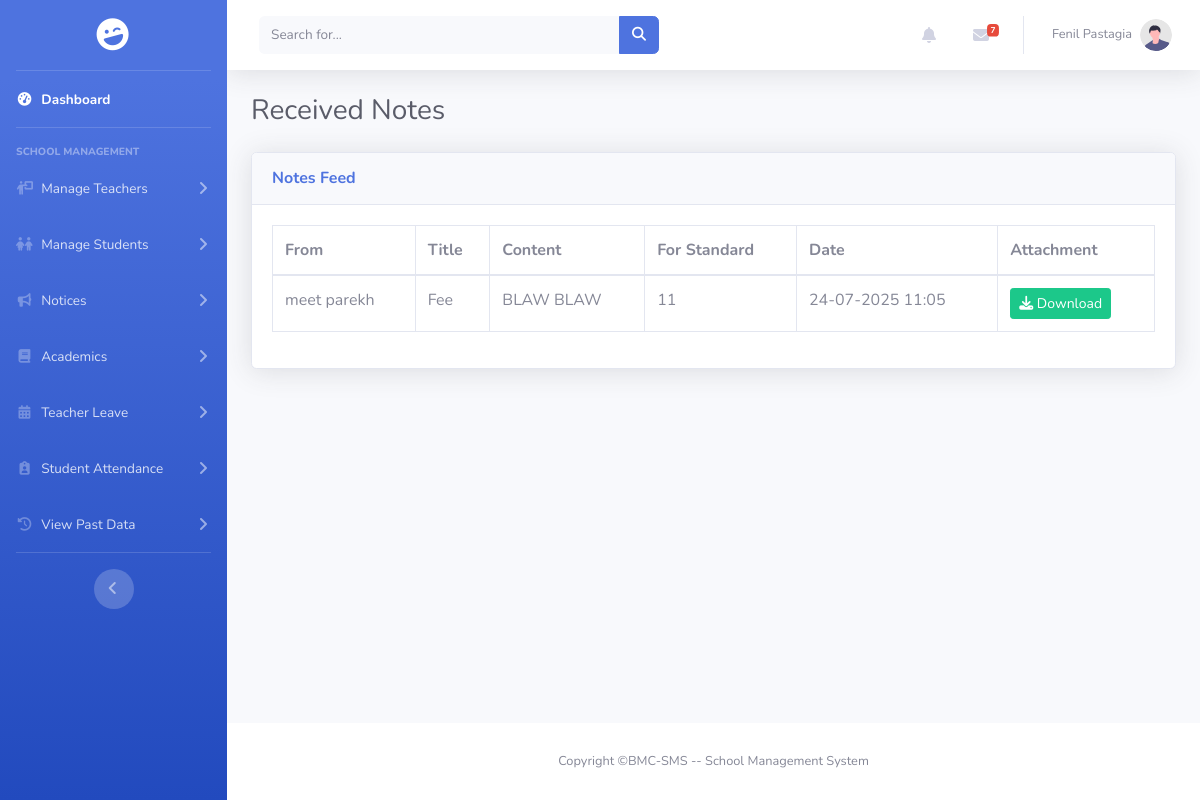
The app's page /pages/student/view_notes.php (signed in), older data.
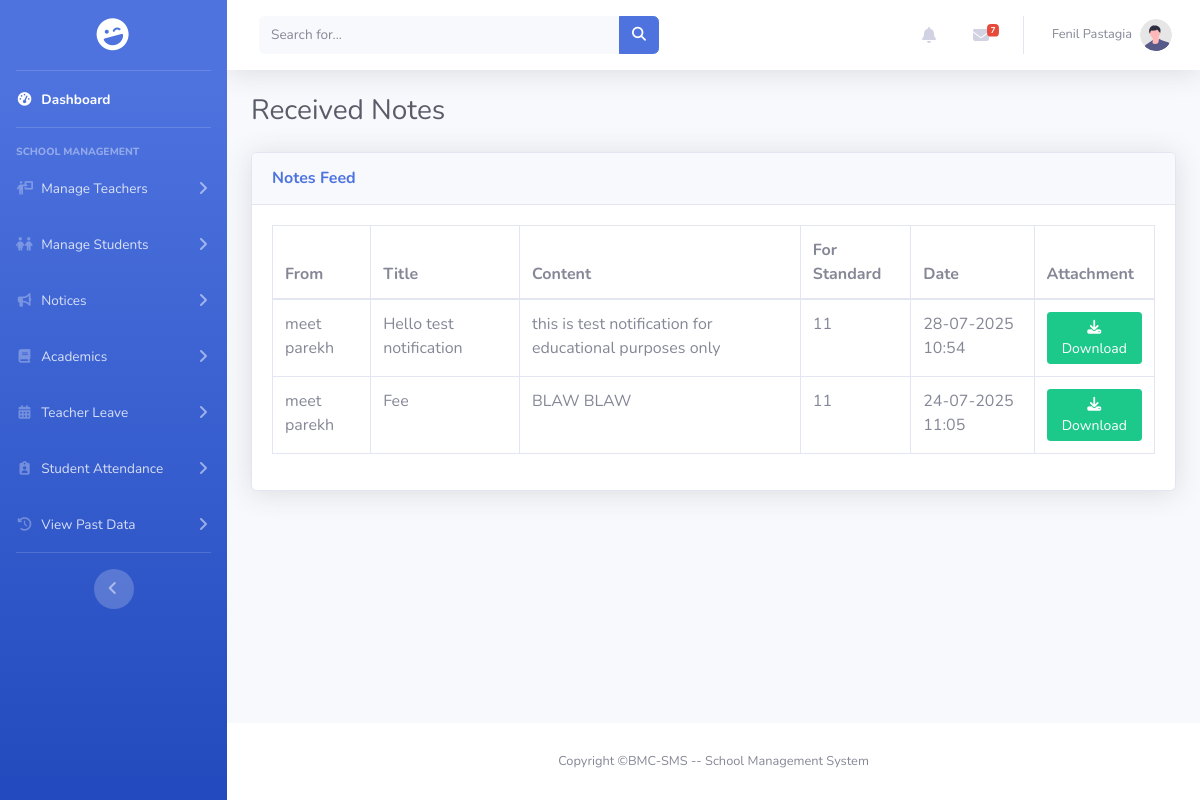
The same page, newer data.
### tables this page shows
CREATE TABLE `notes` (
  `id` int(11) NOT NULL,
  `user_id` int(11) NOT NULL,
  `school_id` int(11) DEFAULT NULL,
  `target_standard` varchar(50) DEFAULT NULL,
  `title` varchar(255) NOT NULL,
  `content` text NOT NULL,
  `file_path` varchar(255) DEFAULT NULL,
  `original_filename` varchar(255) DEFAULT NULL,
  `created_at` timestamp NOT NULL DEFAULT current_timestamp()
);

### encryption.php (called while the page is built, shortened)
<?php
function decrypt_id($encrypted)
{
    return openssl_decrypt($encrypted, ENCRYPTION_METHOD, ENCRYPTION_KEY, 0, ENCRYPTION_IV);
}

### pages/student/view_notes.php (the view, shortened to what the changed rows need)
<?php
include_once "../../encryption.php";
include_once "../../includes/connect.php";
$role = null;
$userId = null;
$schoolId = null;
if (isset($_COOKIE['encrypted_user_role'])) {
    $decrypted_role = decrypt_id($_COOKIE['encrypted_user_role']);
    $role = $decrypted_role ? strtolower(trim($decrypted_role)) : null;
}
if (isset($_COOKIE['encrypted_user_id'])) {
    $userId = decrypt_id($_COOKIE['encrypted_user_id']);
}
switch ($role) {
    case 'schooladmin':
        $stmt = $conn->prepare("SELECT school_id FROM principal WHERE id = ?");
        $stmt->bind_param("i", $userId);
        $stmt->execute();
        $result = $stmt->get_result();
        if ($row = $result->fetch_assoc()) {
            $schoolId = $row['school_id'];
        }
        break;
}
$notes = [];
$base_sql = "SELECT
                n.title,
                n.content,
                n.file_path,
                n.original_filename,
                n.created_at,
                n.target_standard,
                COALESCE(t.teacher_name, p.principal_name, u.email) as sender
             FROM notes n
             JOIN users u ON n.user_id = u.id
             LEFT JOIN teacher t ON u.id = t.id AND u.role = 'teacher'
             LEFT JOIN principal p ON u.id = p.id AND u.role = 'schooladmin'";
$params = [];
$types = '';
switch ($role) {
    case 'schooladmin':
        $base_sql .= " WHERE n.school_id = ?";
        $params = [$schoolId];
        $types = "i";
        break;
}
$base_sql .= " ORDER BY n.created_at DESC";
$stmt = $conn->prepare($base_sql);
if ($stmt && !empty($params)) {
    $stmt->bind_param($types, ...$params);
}
if ($stmt) {
    $stmt->execute();
    $result = $stmt->get_result();
    while ($row = $result->fetch_assoc()) {
        $notes[] = $row;
    }
}
?>
<!DOCTYPE html>
<html lang="en">
<head>
    <link rel="stylesheet" href="https://cdnjs.cloudflare.com/ajax/libs/font-awesome/6.5.2/css/all.min.css" />
    <link rel="stylesheet" href="https://cdn.jsdelivr.net/npm/bootstrap@4.6.2/dist/css/bootstrap.min.css">
    <link rel="stylesheet" href="https://cdn.datatables.net/1.10.21/css/dataTables.bootstrap4.min.css">
    <link href="../../assets/css/sb-admin-2.min.css" rel="stylesheet">
    <link rel="stylesheet" href="../../assets/css/sidebar.css">
    <link rel="stylesheet" href="../../assets/css/scrollbar_hidden.css">
</head>
<body id="page-top">
    <div id="wrapper">
        <div id="content-wrapper" class="d-flex flex-column">
            <div id="content">
                <div class="container-fluid">
                    <h1 class="h3 mb-4 text-gray-800">Received Notes</h1>
                    <div class="card shadow mb-4">
                        <div class="card-body">
                            <div class="table-responsive">
                                <table class="table table-bordered" id="notesTable " width="100%" cellspacing="0">
                                    <thead>
                                        <tr>
                                            <th>From</th>
                                            <th>Title</th>
                                            <th>Content</th>
                                            <th>For Standard</th>
                                            <th>Date</th>
                                            <th>Attachment</th>
                                        </tr>
                                    </thead>
                                    <tbody>
                                        <?php foreach ($notes as $note): ?>
                                            <tr>
                                                <td><?php echo htmlspecialchars($note['sender']); ?></td>
                                                <td><?php echo htmlspecialchars($note['title']); ?></td>
                                                <td><?php echo nl2br(htmlspecialchars($note['content'])); ?></td>
                                                <td><?php echo htmlspecialchars($note['target_standard']); ?></td>
                                                <td><?php echo date('d-m-Y H:i', strtotime($note['created_at'])); ?></td>
                                                <td>
                                                    <?php if ($note['file_path']): ?>
                                                        <a href="<?php echo htmlspecialchars(BASE_WEB_PATH . ltrim($note['file_path'], '/')); ?>" class="btn btn-success btn-sm" download="<?php echo htmlspecialchars($note['original_filename']); ?>">
                                                            <i class="fas fa-download"></i> Download
                                                        </a>
                                                    <?php else: ?>
                                                        N/A
                                                    <?php endif; ?>
                                                </td>
                                            </tr>
                                        <?php endforeach; ?>
                                    </tbody>
                                </table>
                            </div>
                        </div>
                    </div>
                </div>
            </div>
        </div>
    </div>
</body>
</html>

Row changes from the older to the newer data that the page shows:
added notes: sender "meet parekh", title "Hello test notification", content "this is test notification for educational purposes only", target_standard "11", created_at "28-07-2025 10:54"
